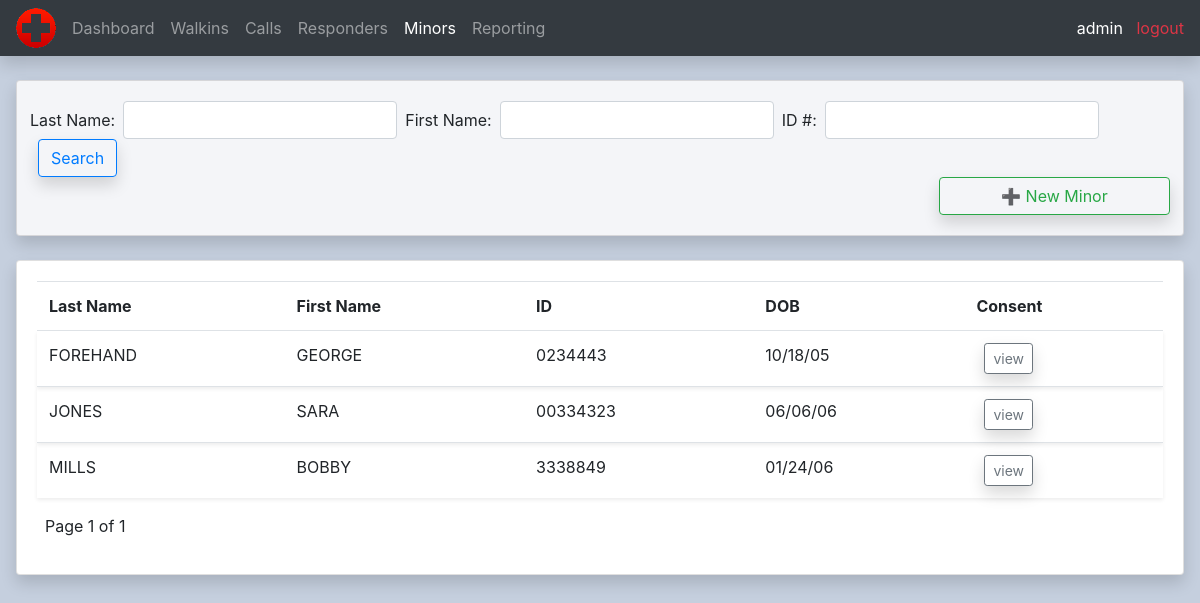
The app's page /minors/ (signed in) with its own data.
### calls/models.py (models this page shows, shortened)
class Minor(models.Model):
    lastname = models.CharField(max_length=100, null=True)
    firstname = models.CharField(max_length=100, null=True)
    emp_id = models.CharField(max_length=10, null=True)
    dob = models.DateField(null=True)
    consent_scan = models.ImageField(null=True, blank=True)

### calls/decorators.py (the view)
        def wrapper_func(request, *args, **kwargs):
            group = None
            if request.user.groups.exists():
                group = request.user.groups.all()[0].name
            if group in allowed_roles:
                return view_func(request, *args, **kwargs)
            else:
                return HttpResponse('You are not authorized to view this page')

### calls/templates/calls/all_minors.html (shortened to what this page needs)
{%  extends 'calls/main.html' %}
{% block content %}
<br>
<div class="row">
	<div class="col-md ml-3 mr-3">
		<div class="card card-body gray shadow">
			<div class="row">
				<form method="get" class="form-inline ml-2" id="call-filter-form">
					{{ minorFilter.form }}
					<button class="btn btn-outline-primary ml-2 shadow" type="submit">Search</button>
				</form>
                <a class="btn btn-outline-success btn-block ml-auto mr-2 shadow" id="new_responder_btn" href="{% url 'new_minor' %}">➕ New Minor</a>
			</div>
		</div>
		<br>
		<div class="card card-body mb-2 shadow">
			<table class="table">
				<tr>
					<th>Last Name</th>
					<th>First Name</th>
					<th>ID</th>
					<th>DOB</th>
					<th>Consent</th>
				</tr>
				{% for minor in page_obj %}
					<tr class="shadow-sm {% if call.upgrade_time %}orange-less{% endif %}">
						<td>{{ minor.lastname }}</td>
						<td>{{ minor.firstname }}</td>
						<td>{{ minor.emp_id }}</td>
                        <td>{{ minor.dob|date:"m/d/y" }}</td>
						<td><a method="POST" class="btn btn-sm btn-outline-secondary ml-2 shadow" href="{% url 'update_minor_consent' minor.id %}">view</a></td>
					</tr>
				{% endfor %}
			</table>
			<div class="row ml-2 mr-2">
				<p>Page {{ page_obj.number }} of {{ page_obj.paginator.num_pages}}</p>
			</div>
		</div>
	</div>
</div>
{% endblock content %}

### calls/templates/calls/navbar.html (shortened to what this page needs)
{% load static %}
<nav class="navbar navbar-expand-lg navbar-dark bg-dark shadow">
  <img src="{% static 'images/logo.png' %}" id="logo" class="mr-2">
  <div class="collapse navbar-collapse" id="navbarNav">
    {% with url_name=request.resolver_match.url_name %}
    <ul class="navbar-nav">
      <li class="nav-item {% if url_name == 'home' %}active{% endif%}">
        <a class="nav-link" href="{% url 'home' %}">Dashboard</a>
      </li>
      <li class="nav-item {% if url_name == 'all_walkins' %}active{% endif%}">
        <a class="nav-link" href="{% url 'all_walkins' %}">Walkins</a>
      </li>
      <li class="nav-item {% if url_name == 'all_calls' %}active{% endif%}">
        <a class="nav-link" href="{% url 'all_calls' %}">Calls</a>
      </li>
      <li class="nav-item {% if url_name == 'all_responders' %}active{% endif%}">
        <a class="nav-link {% if expired_credential_count is not 0 %}text-danger{% elif nearly_expired_credential_count is not 0 %}text-warning{% endif %}" href="{% url 'all_responders' %}">Responders</a>
      </li>
      <li class="nav-item {% if url_name == 'all_minors' %}active{% endif%}">
        <a class="nav-link" href="{% url 'all_minors' %}">Minors</a>
      </li>
      <li class="nav-item {% if url_name == 'reporting' %}active{% endif%}">
        <a class="nav-link" href="{% url 'reporting' %}">Reporting</a>
      </li>
    </ul>
    {% endwith %}
  </div>
  <div>
    <span><a class="text-white">{{ request.user }}</a></span>
    <span><a class="text-danger" href="{% url 'logout' %}">&nbsp logout</a></span>
  </div>
</nav>

### static/css/main.css (style rules this page uses)
body { background-color: #c5cfde; }
#new_responder_btn { width: 20%; }
.gray { background-color: #f4f5f8; }

### records on screen
Minor: lastname "FOREHAND", firstname "GEORGE", emp_id "0234443", dob "10/18/05"
Minor: lastname "JONES", firstname "SARA", emp_id "00334323", dob "06/06/06"
Minor: lastname "MILLS", firstname "BOBBY", emp_id "3338849", dob "01/24/06"

### other values on screen
{{ request.user }} "admin"
{{ page_obj.number }} "1"
{{ page_obj.paginator.num_pages }} "1"
